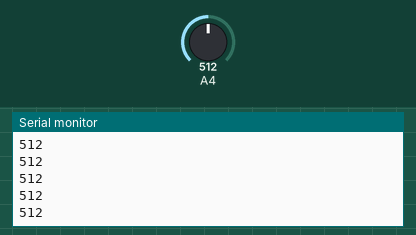
Simulated run of this sketch. Board: Arduino Uno, built with avr-gcc and run on an emulated ATmega328P. Parts: the last lines printed to the serial monitor. The test bench sets the inputs (shaded band); at power-on: A4 = 512.

Above: at 1.2 s.
1.3 s: A4 set to 716
At 2.2 s:
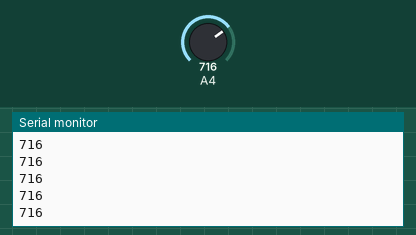
2.8 s: A4 set to 900
At 3.6 s:
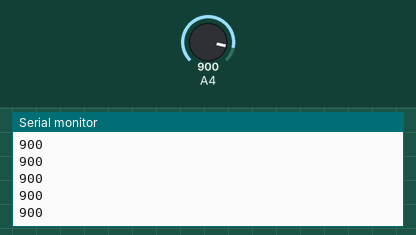
Timing chart, 0 to 5.8 s (numbered marks = the images above; inputs shaded):
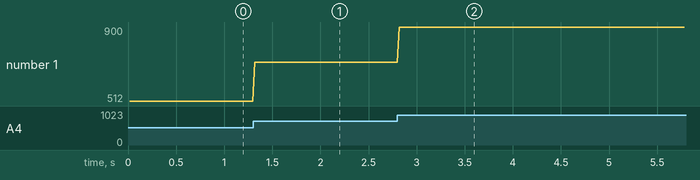

Measured:
- after the input at 1.3 s, the serial monitor: prints a new line at once (image 1)
- after the input at 2.8 s, the serial monitor: prints a new line at once (image 2)
- plotted number 1: 512 → 716 after the input at 1.3 s, 716 → 900 after the input at 2.8 s

The sketch:

ir_test.ino
```cpp
class ir_sensor {
  public:
  ir_sensor(){

  }
  /*Initialize analog pin for use with IR Sensor*/
  void init(int irPin_in, int ledPin_in){
    irPin = irPin_in;
    ledPin = ledPin_in;
    pinMode(irPin, INPUT);
    pinMode(ledPin, OUTPUT);
  }
  /*Sets LED pin on, reads voltage from ADC, sets LED pin off*/
  int readVoltage(){
    digitalWrite(ledPin, HIGH);
    delay(10);
    int returnVal = analogRead(irPin);
    delay(10);
    digitalWrite(ledPin, LOW);
    return returnVal;
  }

  private:
  int irPin;
  int ledPin;
};

ir_sensor ir;

void setup() {
  // put your setup code here, to run once:
  ir.init(34, 22);
  Serial.begin(115200);
}

int value;
void loop() {
  // put your main code here, to run repeatedly:
  value = ir.readVoltage();
  Serial.println(value);
}
```
